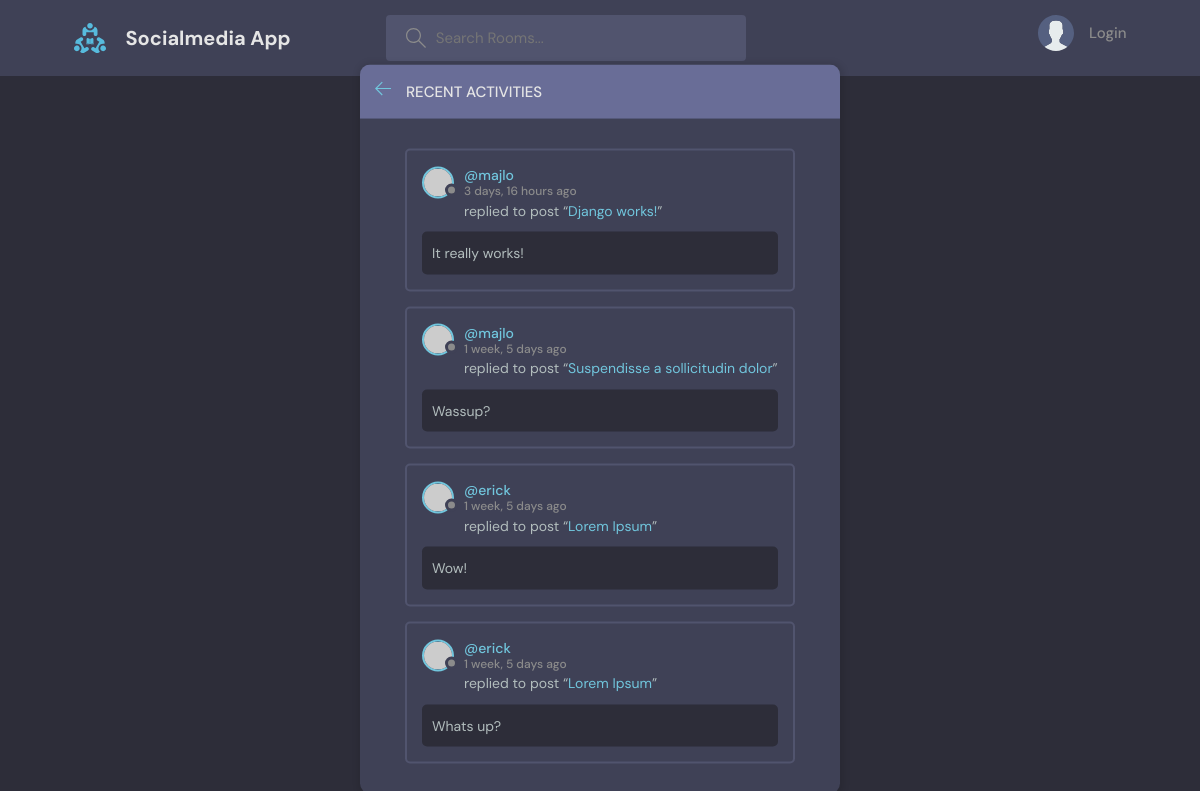
The page /activity/ on the database as committed earlier.
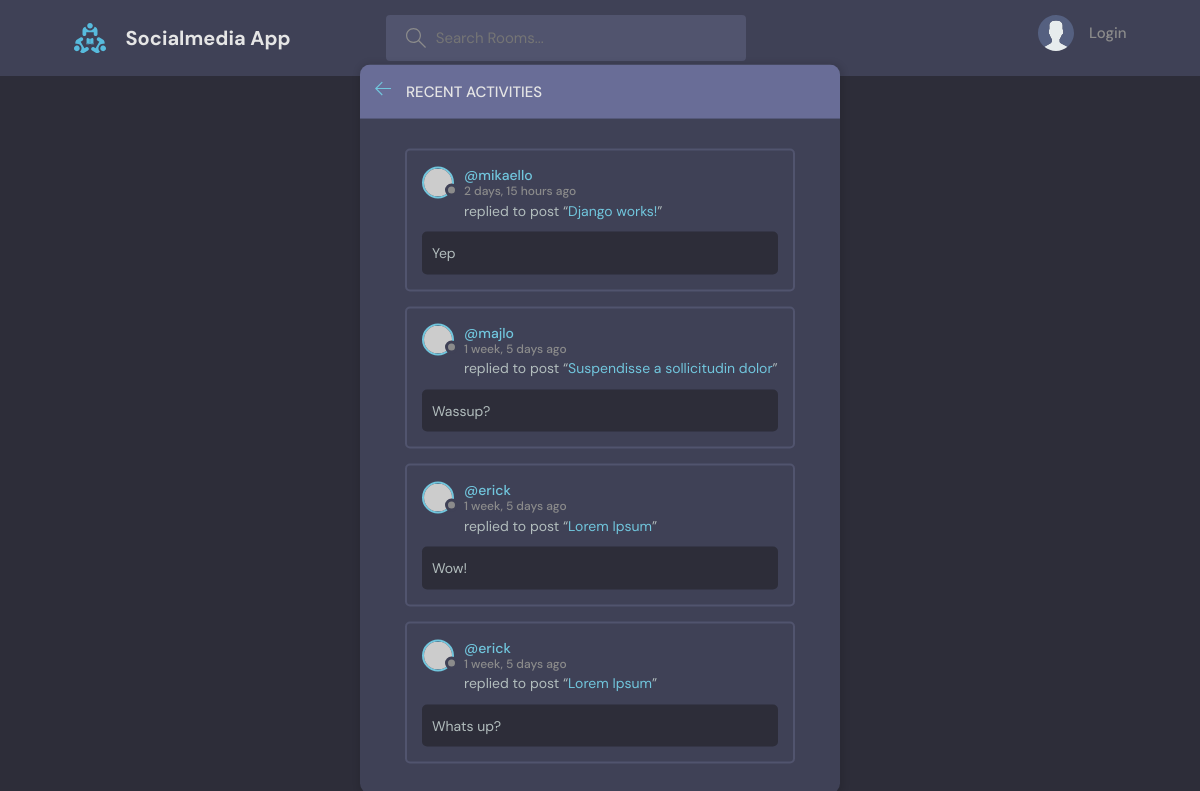
The same page on the database as committed later.
### base/models.py (models this page shows, shortened)
class Message(models.Model):
    user = models.ForeignKey(User, on_delete=models.CASCADE)
    room = models.ForeignKey(Room, null=True, on_delete=models.CASCADE)
    body = models.TextField()
    updated = models.DateTimeField(auto_now=True)
    created = models.DateTimeField(auto_now_add=True)
    class Meta:
        ordering = ['-updated', '-created']

class Room(models.Model):
    host = models.ForeignKey(User, null=True, on_delete=models.SET_NULL)
    topic = models.ForeignKey(Topic, null=True, on_delete=models.SET_NULL)
    name = models.CharField(max_length=200)
    description = models.TextField(null=True, blank=True)
    participants = models.ManyToManyField(User, related_name="participants", blank=True)
    updated = models.DateTimeField(auto_now=True)
    created = models.DateTimeField(auto_now_add=True)
    class Meta:
        ordering = ['-updated', '-created']
    def __str__(self):
        return self.name

### base/views.py (the view)
# urls.py: path('activity/', views.activityPage, name="activity"),
def activityPage(request):
    room_messages = Message.objects.all()
    return render(request, 'base/activity.html', {'room_messages': room_messages})

### base/templates/base/activity.html (shortened to what this page needs)
{% extends 'main.html' %}
{% block content %}
    <main class="layout">
      <div class="container">
        <div class="layout__box">
          <div class="layout__boxHeader">
            <div class="layout__boxTitle">
              <a href="{% url 'home' %}">
                <svg version="1.1" xmlns="http://www.w3.org/2000/svg" width="32" height="32" viewBox="0 0 32 32">
                  <title>arrow-left</title>
                  <path
                    d="M13.723 2.286l-13.723 13.714 13.719 13.714 1.616-1.611-10.96-10.96h27.625v-2.286h-27.625l10.965-10.965-1.616-1.607z"
                  ></path>
                </svg>
              </a>
              <h3>Recent Activities</h3>
            </div>
          </div>
          <div class="activities-page layout__body">
            {% for message in room_messages %}
              <div class="activities__box">
                <div class="activities__boxHeader roomListRoom__header">
                  <a href="{% url 'user-profile' message.user.id %}" class="roomListRoom__author">
                    <div class="avatar avatar--small">
                      <img src="https://randomuser.me/api/portraits/women/11.jpg" />
                    </div>
                    <p>
                      @{{message.user.username}}
                      <span>{{ message.created|timesince}} ago</span>
                    </p>
                  </a>
                </div>
                <div class="activities__boxContent">
                  <p>replied to post “<a href="{% url 'room' message.room.id %}">{{ message.room }}</a>”</p>
                  <div class="activities__boxRoomContent">
                    {{ message.body }}
                  </div>
                </div>
              </div>
            {% endfor %}
          </div>
        </div>
      </div>
    </main>
{% endblock %}

Rows that differ between the two databases and show on the page:
removed Message: user.username "majlo", created "3 days, 16 hours", room "Django works!", body "It really works!"
added Message: user.username "mikaello", created "2 days, 15 hours", room "Django works!", body "Yep"
